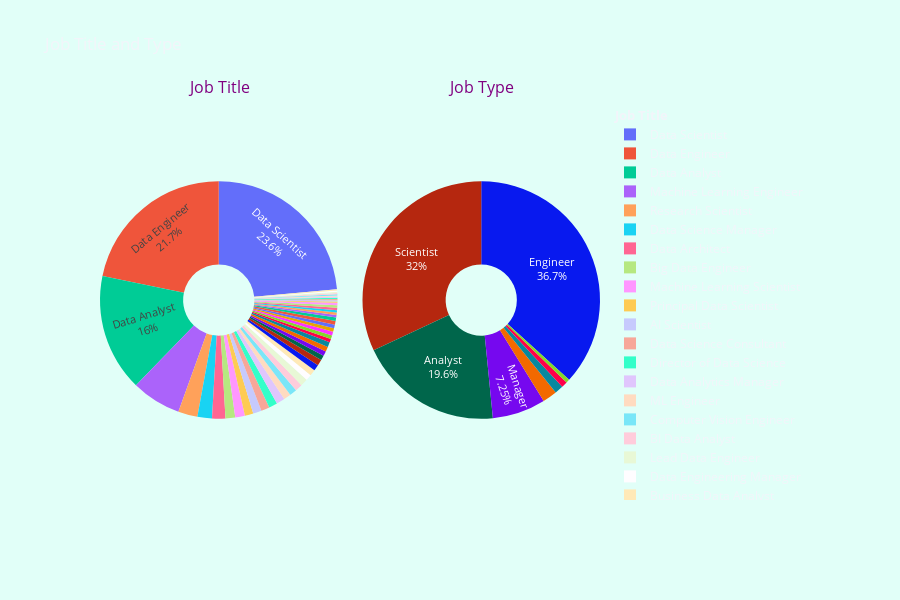

Write notebook code for a chart like this one.
### Code cell
fig = make_subplots(rows=1, cols=2, specs=[[{'type': 'domain'}, {'type': 'domain'}]],
                    subplot_titles=("Plot 1", "Plot 2"),
                    vertical_spacing=0.15,
                    horizontal_spacing=0.05)

fig.add_trace(go.Pie(labels=data['job_title'].value_counts().index,
                     values=data['job_title'].value_counts().values,
                     name="Job Title",
                     legendgroup="Job Title",
                     legendgrouptitle_text=f'<b>Job Title</b>'),
              1, 1)

fig.add_trace(go.Pie(labels=data['job_type'].value_counts().index,
                     values=data['job_type'].value_counts().values,
                     name="Job Type",
                     legendgroup="Job Type",
                     legendgrouptitle_text=f'<b>Job Type</b>'),
              1, 2)

fig.update_traces(hole=.30, textposition='inside', hoverinfo='percent+label+name', textinfo='percent+label')

fig.update_layout(
    title_text="Job Title and Type",
    uniformtext_minsize=10,
    uniformtext_mode='hide',
    height=600,
    margin={"l": 100, "r": 100, "t": 100, "b": 100},
    paper_bgcolor="rgb(225, 255, 248)"
)

names = {'Plot 1': 'Job Title', 'Plot 2': 'Job Type'}

fig.for_each_annotation(lambda a: a.update(text=names[a.text]))
fig.update_annotations(font_size=16, font_color='Purple')
fig.show()

### Figure 1 — Plotly figure (JSON) as saved in the notebook; plotly's stock layout.template omitted (floating-point values rounded to 4 significant figures)
{"data": [{"labels": ["Data Scientist", "Data Engineer", "Data Analyst", "Machine Learning Engineer", "Research Scientist", "Data Science Manager", "Data Architect", "Big Data Engineer", "Machine Learning Scientist", "Principal Data Scientist", "AI Scientist", "Data Science Consultant", "Director of Data Science", "Data Analytics Manager", "ML Engineer", "Computer Vision Engineer", "BI Data Analyst", "Lead Data Engineer", "Data Engineering Manager", "Business Data Analyst", "Head of Data", "Applied Data Scientist", "Applied Machine Learning Scientist", "Head of Data Science", "Analytics Engineer", "Data Analytics Engineer", "Machine Learning Developer", "Machine Learning Infrastructure Engineer", "Lead Data Scientist", "Computer Vision Software Engineer", "Lead Data Analyst", "Data Science Engineer", "Principal Data Engineer", "Principal Data Analyst", "ETL Developer", "Product Data Analyst", "Director of Data Engineering", "Financial Data Analyst", "Cloud Data Engineer", "Lead Machine Learning Engineer", "NLP Engineer", "Head of Machine Learning", "3D Computer Vision Researcher", "Data Specialist", "Staff Data Scientist", "Big Data Architect", "Finance Data Analyst", "Marketing Data Analyst", "Machine Learning Manager", "Data Analytics Lead"], "legendgroup": "Job Title", "legendgrouptitle": {"text": "<b>Job Title</b>"}, "name": "Job Title", "values": [143, 132, 97, 41, 16, 12, 11, 8, 8, 7, 7, 7, 7, 7, 6, 6, 6, 6, 5, 5, 5, 5, 4, 4, 4, 4, 3, 3, 3, 3, 3, 3, 3, 2, 2, 2, 2, 2, 2, 1, 1, 1, 1, 1, 1, 1, 1, 1, 1, 1], "type": "pie", "domain": {"x": [0.0, 0.475], "y": [0.0, 1.0]}, "hole": 0.3, "hoverinfo": "percent+label+name", "textinfo": "percent+label", "textposition": "inside"}, {"labels": ["Engineer", "Scientist", "Analyst", "Manager", "Architect", "Consultant", "Developer", "Other"], "legendgroup": "Job Type", "legendgrouptitle": {"text": "<b>Job Type</b>"}, "name": "Job Type", "values": [223, 194, 119, 44, 12, 7, 5, 3], "type": "pie", "domain": {"x": [0.525, 1.0], "y": [0.0, 1.0]}, "hole": 0.3, "hoverinfo": "percent+label+name", "textinfo": "percent+label", "textposition": "inside"}], "layout": {"annotations": [{"font": {"size": 16, "color": "Purple"}, "showarrow": false, "text": "Job Title", "x": 0.2375, "xanchor": "center", "xref": "paper", "y": 1.0, "yanchor": "bottom", "yref": "paper"}, {"font": {"size": 16, "color": "Purple"}, "showarrow": false, "text": "Job Type", "x": 0.7625, "xanchor": "center", "xref": "paper", "y": 1.0, "yanchor": "bottom", "yref": "paper"}], "title": {"text": "Job Title and Type"}, "uniformtext": {"minsize": 10, "mode": "hide"}, "margin": {"l": 100, "r": 100, "t": 100, "b": 100}, "height": 600, "paper_bgcolor": "rgb(225, 255, 248)"}}
